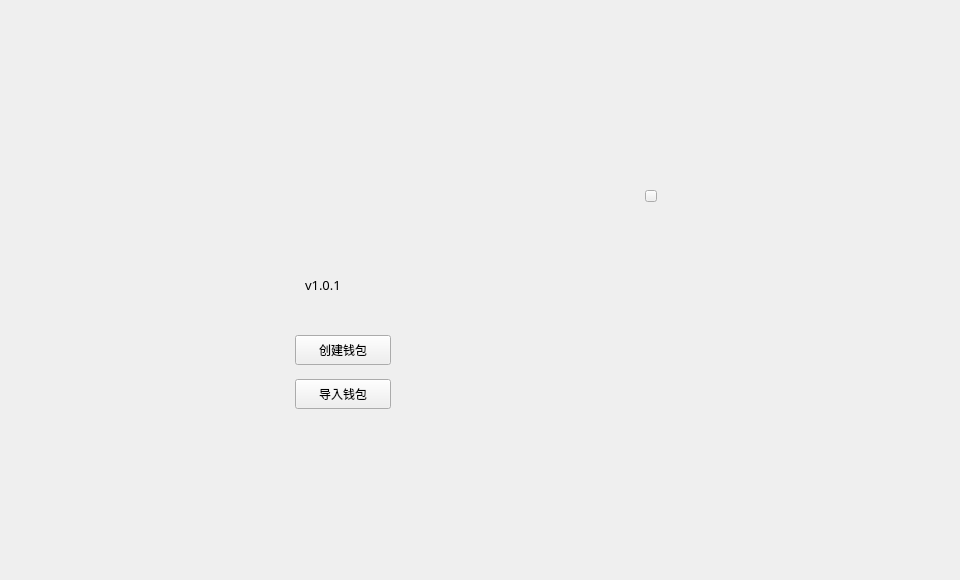
<?xml version="1.0" encoding="UTF-8"?>
<ui version="4.0">
 <class>NewOrImportWalletWidget</class>
 <widget class="QWidget" name="NewOrImportWalletWidget">
  <property name="geometry">
   <rect>
    <x>0</x>
    <y>0</y>
    <width>960</width>
    <height>580</height>
   </rect>
  </property>
  <property name="windowTitle">
   <string>Form</string>
  </property>
  <widget class="QToolButton" name="newWalletBtn">
   <property name="geometry">
    <rect>
     <x>295</x>
     <y>335</y>
     <width>96</width>
     <height>30</height>
    </rect>
   </property>
   <property name="text">
    <string>创建钱包</string>
   </property>
  </widget>
  <widget class="QToolButton" name="importWalletBtn">
   <property name="geometry">
    <rect>
     <x>295</x>
     <y>379</y>
     <width>96</width>
     <height>30</height>
    </rect>
   </property>
   <property name="text">
    <string>导入钱包</string>
   </property>
  </widget>
  <widget class="QToolButton" name="closeBtn">
   <property name="geometry">
    <rect>
     <x>645</x>
     <y>190</y>
     <width>12</width>
     <height>12</height>
    </rect>
   </property>
   <property name="text">
    <string/>
   </property>
  </widget>
  <widget class="QLabel" name="label_version">
   <property name="geometry">
    <rect>
     <x>305</x>
     <y>275</y>
     <width>80</width>
     <height>20</height>
    </rect>
   </property>
   <property name="font">
    <font>
     <family>微软雅黑</family>
     <pointsize>10</pointsize>
    </font>
   </property>
   <property name="text">
    <string>v1.0.1</string>
   </property>
  </widget>
  <widget class="QLabel" name="welcome_label_big">
   <property name="geometry">
    <rect>
     <x>305</x>
     <y>190</y>
     <width>100</width>
     <height>65</height>
    </rect>
   </property>
   <property name="font">
    <font>
     <family>黑体</family>
     <pointsize>16</pointsize>
    </font>
   </property>
   <property name="styleSheet">
    <string notr="true"/>
   </property>
   <property name="text">
    <string/>
   </property>
  </widget>
 </widget>
 <resources/>
 <connections/>
</ui>
